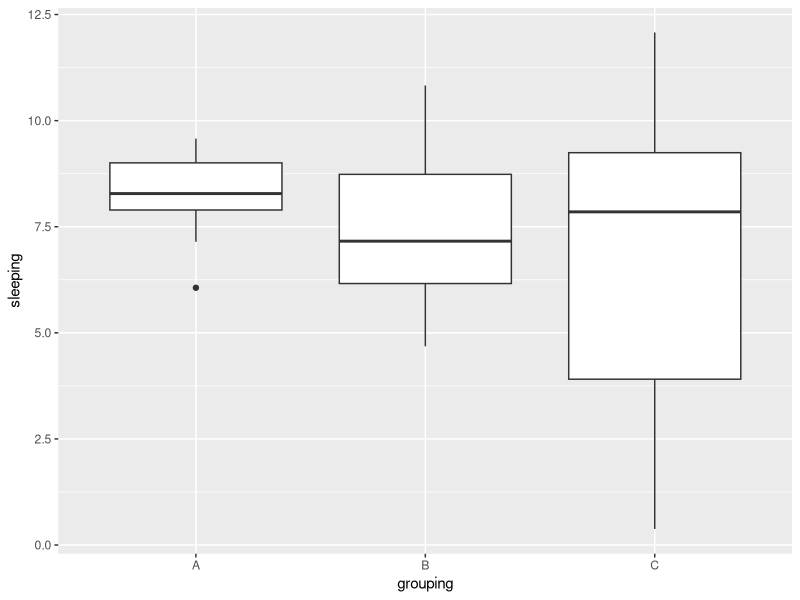

Source code (R):
## ---- chunk 1
knitr::opts_chunk$set(echo = TRUE)
library(ggplot2)
## ---- chunk 2
set.seed(2881)

group_sizes <- c(15, 20, 30)
group_means <- c(8, 8, 8)
group_sds <- c(1, 2, 3)

group1 <- rnorm(group_sizes[1], group_means[1], group_sds[1])
group2 <- rnorm(group_sizes[2], group_means[2], group_sds[2])
group3 <- rnorm(group_sizes[3], group_means[3], group_sds[3])

sleepData <- data.frame(sleeping=c(group1, group2, group3), 
                        grouping=rep(c('A', 'B', 'C'), group_sizes))

head(sleepData)
## ---- chunk 3
qplot(x = grouping, y = sleeping, data = sleepData, geom = "boxplot")

    
    
## ---- chunk 4
   print("Sample Means:")
    tapply( sleepData$sleeping, sleepData$grouping, mean )
    
    
## ---- chunk 5
    
    oneway.test(sleeping~grouping, sleepData, var.equal = T)
   
## ---- chunk 6
   
    oneway.test(sleeping~grouping, sleepData, var.equal = F)
    
    
## ---- chunk 7
   
    kruskal.test(sleeping~grouping, sleepData)
    
    
    
